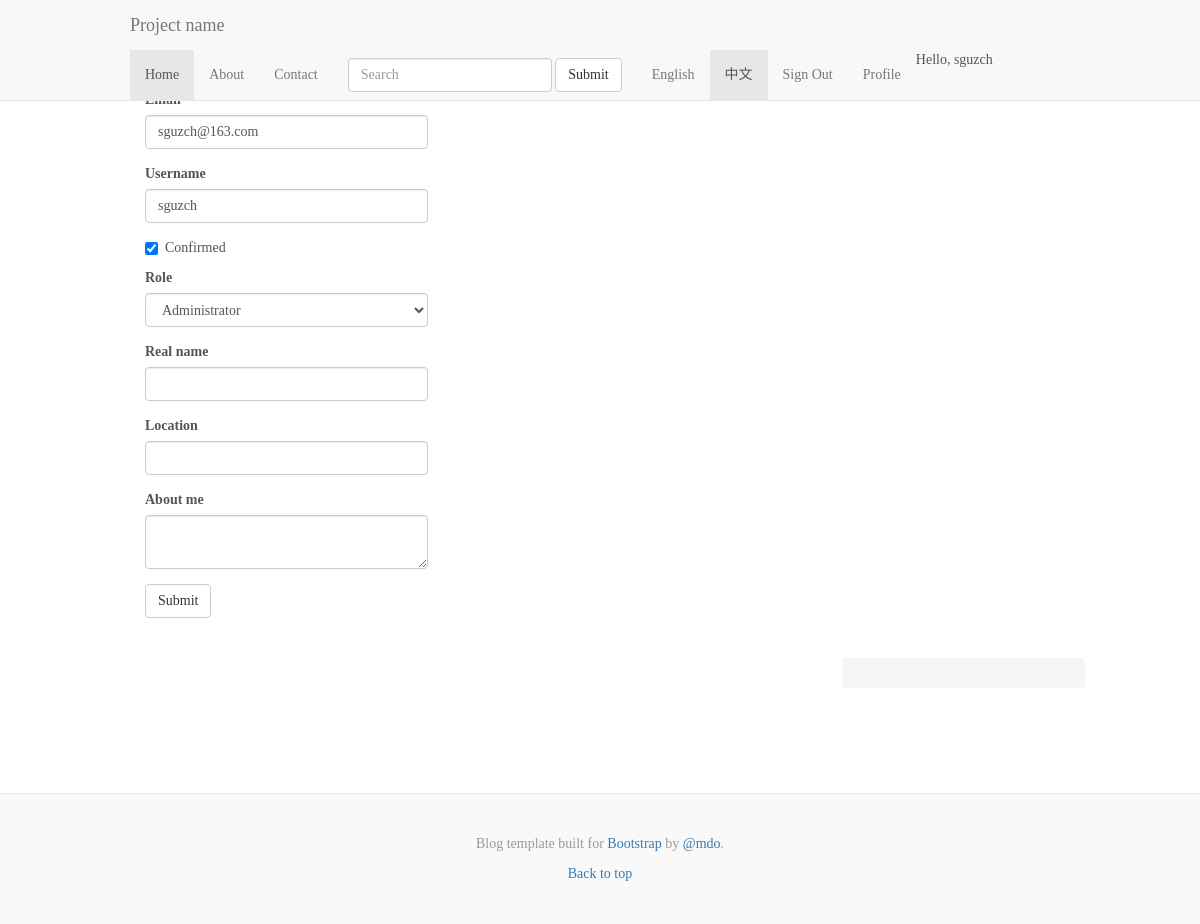
The page /edit-profile/1 (signed in) on the database as committed earlier.
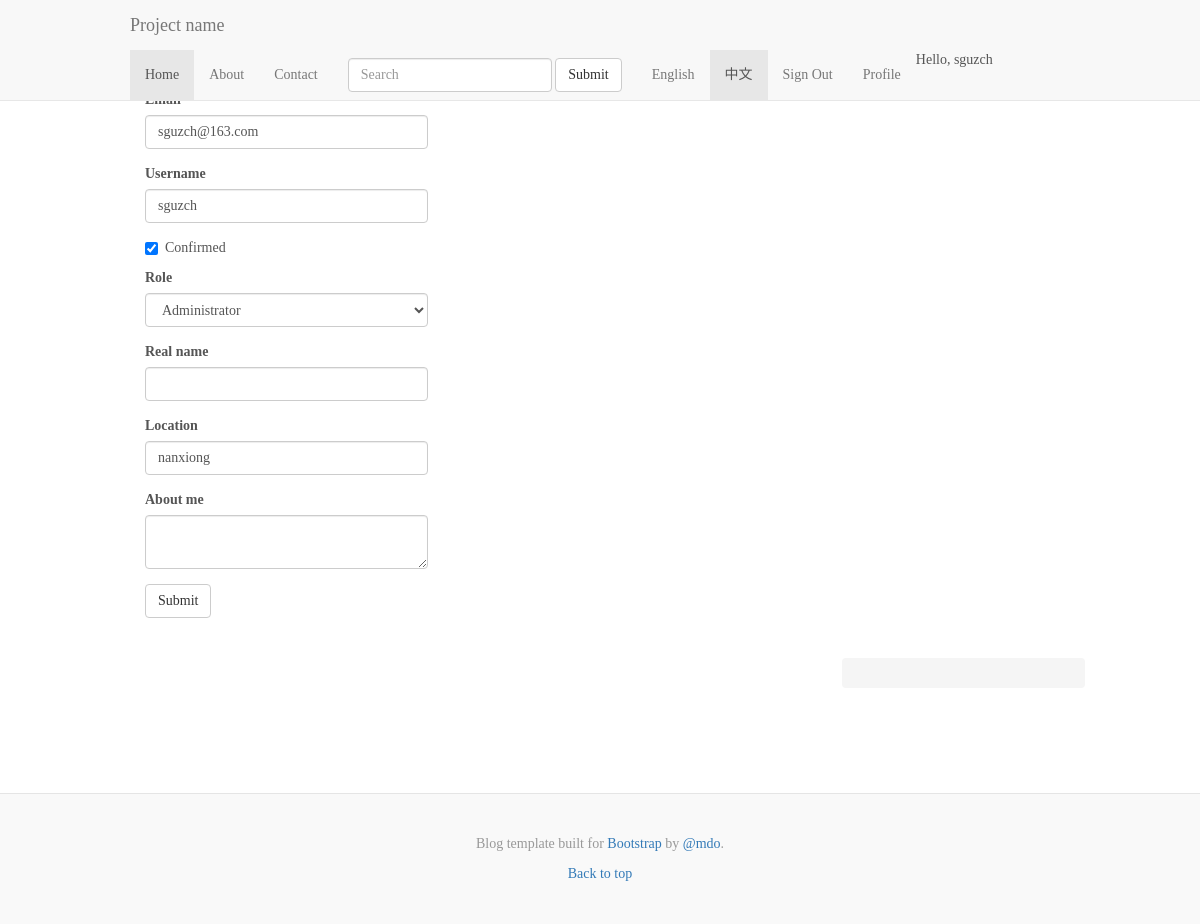
The same page on the database as committed later.
### app/models.py (models this page shows, shortened)
class User(UserMixin, db.Model):
    __tablename__ = 'users'
    id = db.Column(db.Integer, primary_key=True)
    email = db.Column(db.String(64), unique=True, index=True)
    username = db.Column(db.String(64), unique=True, index=True)
    password_hash = db.Column(db.String(128))
    role_id = db.Column(db.Integer, db.ForeignKey('roles.id'))
    confirmed = db.Column(db.Boolean, default=False)
    name = db.Column(db.String(64))
    location = db.Column(db.String(64))
    about_me = db.Column(db.Text())
    member_since = db.Column(db.DateTime(), default=datetime.utcnow)
    last_seen = db.Column(db.DateTime(), default=datetime.utcnow)
    avatar_hash = db.Column(db.String(32))
    posts = db.relationship('Post', backref='author', lazy='dynamic')
    @property
    def password(self):
        raise AttributeError('password is not a readable attribute')
    def can(self, permissions):
        return self.role is not None and \
	    (self.role.permissions & permissions) == permissions
    def ping(self):
        self.last_seen = datetime.utcnow()
	db.session.add(self)
	db.session.commit()

### app/main/views.py (the view, shortened to what this page needs)
@main.route('/edit-profile/<int:id>', methods=['GET', 'POST'])
@login_required
@admin_required
def edit_profile_admin(id):
    user = User.query.get_or_404(id)
    form = EditProfileAdminForm(user=user)
    form.email.data = user.email
    form.username.data = user.username
    form.confirmed.data = user.confirmed
    form.role.data = user.role_id
    form.name.data = user.name
    form.location.data = user.location
    form.about_me.data = user.about_me
    db.session.commit()
    return render_template('edit_profile.html', form=form, user=user)

### app/main/forms.py (shortened to what this page needs)
class EditProfileAdminForm(Form):
    email = StringField('Email', validators=[Required(), Length(1, 64),
                                             Email()])
    username = StringField('Username', validators=[
        Required(), Length(1, 64), Regexp('^[A-Za-z][A-Za-z0-9_.]*$', 0,
	                                  'Username must have only letters,'                                          'numbers,dots or underscores')])
    confirmed = BooleanField('Confirmed')
    role = SelectField('Role', coerce=int)
    name = StringField('Real name', validators=[Length(0, 64)])
    location = StringField('Location', validators=[Length(0, 64)])
    about_me = TextAreaField('About me')
    submit = SubmitField('Submit')
    def __init__(self, user, *args, **kwargs):
        super(EditProfileAdminForm, self).__init__(*args, **kwargs)
	self.role.choices = [(role.id, role.name)
	                     for role in Role.query.order_by(Role.name).all()]
	self.user = user

### app/main/__init__.py (called while the page is built)
@main.app_context_processor
def inject_permissions():
    return dict(Permission=Permission)

### app/models.py (called while the page is built)
@login_manager.user_loader
def loader_user(user_id):
    return User.query.get(int(user_id))

### app/templates/edit_profile.html (shortened to what this page needs)
{% extends "base.html" %}
{% import "bootstrap/wtf.html" as wtf %}
    {% block head %}
      {{ super() }}
    {% endblock %}
    {% block body %}
    <div class="container">
    {% block page_content %}
      <div class="col-md-4">
      {{ wtf.quick_form(form) }}
      </div>
    {% endblock %}
    </div>
    {{ super() }}
    {% endblock %}

### app/templates/base.html (shortened to what this page needs)
{% extends "bootstrap/base.html" %}
  {% block head %}
    {{ super() }}
    <link href="../static/blog.css" rel="stylesheet">
  {% endblock %}
  {% block body %}
    {{ super() }}
    {% block navbar %}
      <nav class="navbar navbar-default navbar-fixed-top">
        <div class="container">
          <div class="navbar-header">
	    <a class="navbar-brand" href="#">Project name</a>
	  </div>
	  <div id="navbar" class="navbar-collapse collapse">
	    <ul class="nav navbar-nav">
	      <li class="active"><a href="#">Home</a></li>
	      <li><a href="#about">About</a></li>
	      <li><a href="#contact">Contact</a></li>
	      <li>
	        <form class="navbar-form" role="search">
		  <div class="form-group">
		    <input type="text" class="form-control" placeholder="Search">
		  </div>
		  <button type="submit" class="btn btn-default">Submit</button>
		</form>
	      </li>
	      <ul class="nav navbar-nav navbar-right">
		Hello,
	        {% if current_user.is_authenticated() %}
		  {{ current_user.username }}
		<li><a href="{{ url_for('auth.logout') }}">Sign Out</a></li>
		<li>
		  <a href="{{ url_for('main.user', username=current_user.username) }}"> Profile
		  </a>
		</li>
		{% else %}
		  Stranger
		<li><a href="{{ url_for('auth.login') }}">Sign In</a></li>
		{% endif %}
	      </ul>
	      <li><a href="#">English</a></li>
	      <li class="active"><a href="#">中文 </a></li>
	    </ul>
	  </div>
	</div>
      </nav>
  {% endblock %}
    <div class="container">
      <div class="blog-header">
      </div>
      <div class="row">
        <div class="col-sm-8 blog-main">
        </div>
        <div class="col-sm-3 col-sm-offset-1 blog-sidebar">
          <div class="sidebar-module sidebar-module-inset">
          </div>
          <div class="sidebar-module">
          </div>
          <div class="sidebar-module">
          </div>
        </div>
      </div>
    </div>
    {% block foot %}
    <footer class="blog-footer">
      <div class="container">
      <p>Blog template built for <a href="http://getbootstrap.com">Bootstrap</a> by <a href="https://twitter.com/mdo">@mdo</a>.</p>
      <p>
        <a href="#">Back to top</a>
      </p>
      </div>
    </footer>
    {% endblock %}
  {% endblock %}

### bootstrap/wtf.html (shortened to what this page needs)
{% macro _hz_form_wrap(horizontal_columns, form_type, add_group=False, required=False) %}
{{caller()}}
{% endmacro %}
{% macro form_field(field,
                    form_type="basic",
                    horizontal_columns=('lg', 2, 10),
                    button_map={}) %}
{% if field.flags.required and not required in kwargs %}
{% set kwargs = dict(required=True, **kwargs) %}
{% endif %}
{% if field.widget.input_type == 'checkbox' %}
  {% call _hz_form_wrap(horizontal_columns, form_type, True, required=required) %}
    <div class="checkbox">
      <label>
        {{field()|safe}} {{field.label.text|safe}}
      </label>
    </div>
  {% endcall %}
{%- elif field.type == 'SubmitField' -%}
  {% call _hz_form_wrap(horizontal_columns, form_type, True, required=required) %}
    {{field(class='btn btn-%s' % button_map.get(field.name, 'default'), **kwargs)}}
  {% endcall %}
{% else -%}
  <div class="form-group {% if field.errors %} has-error{% endif -%}
                         {%- if field.flags.required %} required{% endif -%}
  ">
      {%- if form_type == "inline" %}
        {{field.label(class="sr-only")|safe}}
        {% if field.type == 'FileField' %}
          {{field(**kwargs)|safe}}
        {% else %}
          {{field(class="form-control", **kwargs)|safe}}
        {% endif %}
      {%- else -%}
        {{field.label(class="control-label")|safe}}
        {{field(class="form-control", **kwargs)|safe}}
      {%- endif %}
  </div>
{% endif %}
{% endmacro %}
{% macro quick_form(form,
                    action="",
                    method="post",
                    extra_classes=None,
                    role="form",
                    form_type="basic",
                    horizontal_columns=('lg', 2, 10),
                    enctype=None,
                    button_map={},
                    id="") %}
{%- set _enctype = [] %}
{%- if enctype is none -%}
  {%- for field in form %}
    {%- if field.type == 'FileField' %}
      {%- set _ = _enctype.append('multipart/form-data') -%}
    {%- endif %}
  {%- endfor %}
{%- else %}
  {% set _ = _enctype.append(enctype) %}
{%- endif %}
<form
  {%- if action != None %} action="{{action}}"{% endif -%}
  {%- if method %} method="{{method}}"{% endif %}
  class="form
  "
  {%- if role %} role="{{role}}"{% endif -%}
  >
  {%- for field in form %}
    {% if not bootstrap_is_hidden_field(field) -%}
      {{ form_field(field,
                    form_type=form_type,
                    horizontal_columns=horizontal_columns,
                    button_map=button_map) }}
    {%- endif %}
  {%- endfor %}
</form>
{%- endmacro %}

Rows that differ between the two databases and show on the page:
changed User "sguzch": location (not shown) → "nanxiong"
